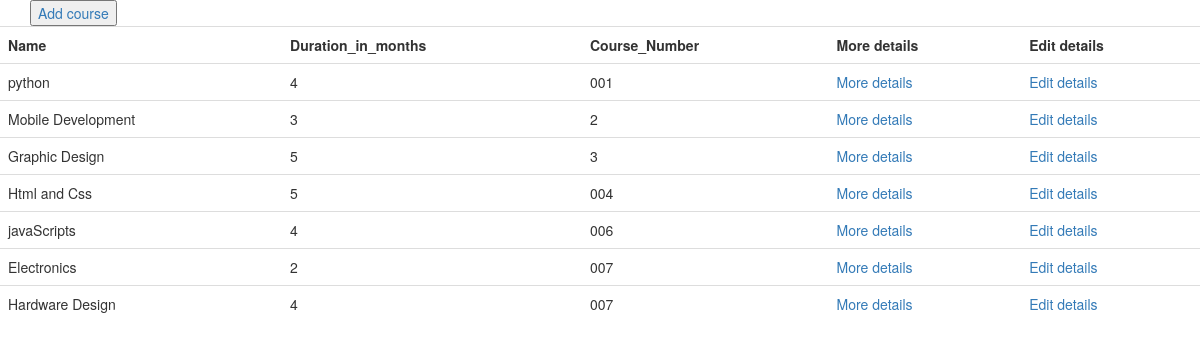
The page /course/list/ on the database its author committed.
### course/models.py (models this page shows, shortened)
class Course(models.Model):
	name = models.CharField(max_length=50)
	duration_in_months = models.SmallIntegerField()
	course_number = models.CharField(max_length=50)
	description = models.TextField()
	teacher = models.ForeignKey(Teacher,on_delete=models.PROTECT,blank=True, null=True)

### course/views.py (the view)
# urls.py: path("list/",list_courses,name="list_courses"),
def list_courses(request):
    courses=Course.objects.all()
    return render(request,'list_courses.html',{"courses":courses})

### course/templates/list_courses.html (shortened to what this page needs)
<!DOCTYPE html>
<html>
<head>
	   <link rel="stylesheet" href="https://maxcdn.bootstrapcdn.com/bootstrap/3.4.0/css/bootstrap.min.css">
</head>
<body>
	<table class="table">
		<div class="container">
			<button><a href="/course/add">Add course</a></button>
		<tr>
			<th>Name</th>
			<th>Duration_in_months</th>
			<th>Course_Number</th>
			<th>More details</th>
			<th>Edit details</th>
			{% for course in courses%}
			<tr>
				<td>{{course.name}}</td>
				<td>{{course.duration_in_months}}</td>
				<td>{{course.course_number}}</td>
				<td><a href="/course/detail/{{course.pk}}/">More details</a></td>
				<td><a href="/course/edit/{{course.pk}}/">Edit details</a></td>
			</tr>
			{% endfor %}
		</tr>
</div>
	</table>
</body>
</html>

### rows shown on the page
Course: name "python", duration_in_months "4", course_number "001"
Course: name "Mobile Development", duration_in_months "3", course_number "2"
Course: name "Graphic Design", duration_in_months "5", course_number "3"
Course: name "Html and Css", duration_in_months "5", course_number "004"
Course: name "javaScripts", duration_in_months "4", course_number "006"
Course: name "Electronics", duration_in_months "2", course_number "007"
Course: name "Hardware Design", duration_in_months "4", course_number "007"
